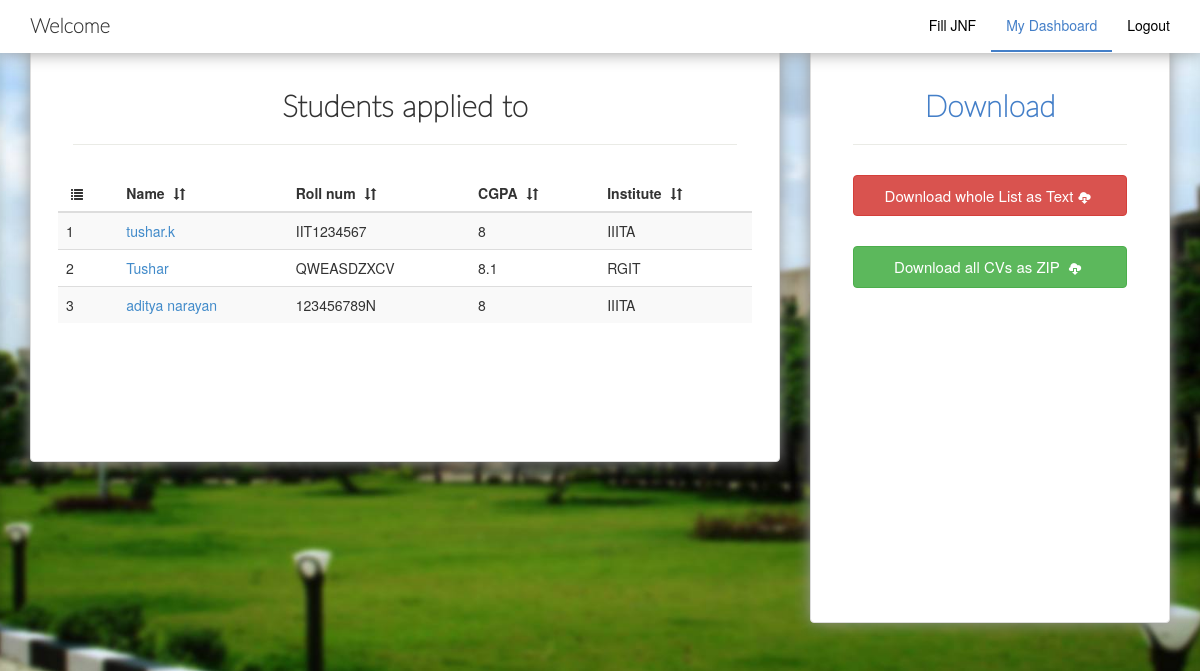
Page /company_dashboard.php (signed in) on the committed database.
### tables this page shows
CREATE TABLE IF NOT EXISTS `studentsdata` (
  `id` int(11) NOT NULL AUTO_INCREMENT,
  `rollnum` varchar(10) NOT NULL,
  `name` varchar(40) NOT NULL,
  `birthdate` date NOT NULL,
  `sex` varchar(6) NOT NULL,
  `alternateEmail` varchar(40) NOT NULL,
  `institute` varchar(5) NOT NULL,
  `currentSemester` int(11) NOT NULL,
  `cgpa` float NOT NULL,
  `education` text NOT NULL,
  `technicalExperience` text NOT NULL,
  `projects` text NOT NULL,
  `areaOfIntrest` text NOT NULL,
  `isProfileComplete` tinyint(1) NOT NULL,
  `isActive` tinyint(1) NOT NULL,
  `isDeleted` tinyint(1) NOT NULL,
  `added_on` timestamp NOT NULL DEFAULT '0000-00-00 00:00:00',
  `added_by` varchar(10) NOT NULL,
  `modified_on` timestamp NOT NULL DEFAULT CURRENT_TIMESTAMP ON UPDATE CURRENT_TIMESTAMP,
  `mofidied_by` varchar(10) NOT NULL,
  PRIMARY KEY (`id`),
  UNIQUE KEY `rollnum` (`rollnum`)
);

### includes/functions.php (called while the page is built, shortened)
<?php
    function get_students_list($id){
        global $dbh1;
        $query = "SELECT * FROM studentsdata WHERE rollnum IN (SELECT StuRollNum FROM relationship WHERE isDeleted = 0 AND companyid = '{$id}'  )";
        $result = mysql_query($query,$dbh1);
        return $result;
    }
?>

### includes/studentlistcode.php (the view, shortened to what this page needs)
<?php
        $content = "Students Applied to ".$compname."\r\n\r\n";
        $result = get_students_list($id);
        if(mysql_num_rows($result) > 0 ){
            $i = 1;
            while($array = mysql_fetch_array($result)) {
                $rollnum = $array['rollnum'];
                $name = $array['name'];
                $institute = $array['institute'];
                $cgpa = $array['cgpa'];
                $list = '
                <tr>
                    <td>'.$i.'</td>
                    <td><a href="studentprofile.php?rollnum='.$rollnum.'">'.$name.'</a></td>
                    <td>'.$rollnum.'</td>
                    <td>'.$cgpa.'</td>
                    <td>'.$institute.'</td>
                </tr> ';
                echo $list;
                $i++;
            }
        }
        else {
            echo '<div class="ST-noStudentsdiv">No students</div>';
            $content .= "No Students";
        }
?>

### css/style.css (style rules this page uses)
body { background-color:#eeeeee; background:#333 url(../images/campus818901.jpg) no-repeat center center fixed; -webkit-background-size: cover; -moz-background-size: cover; -o-background-size: cover; background-size: cover; }

### rows in the picture
studentsdata: name "tushar.k", rollnum "IIT1234567", cgpa "8", institute "IIITA"
studentsdata: name "Tushar", rollnum "QWEASDZXCV", cgpa "8.1", institute "RGIT"
studentsdata: name "aditya narayan", rollnum "123456789N", cgpa "8", institute "IIITA"
